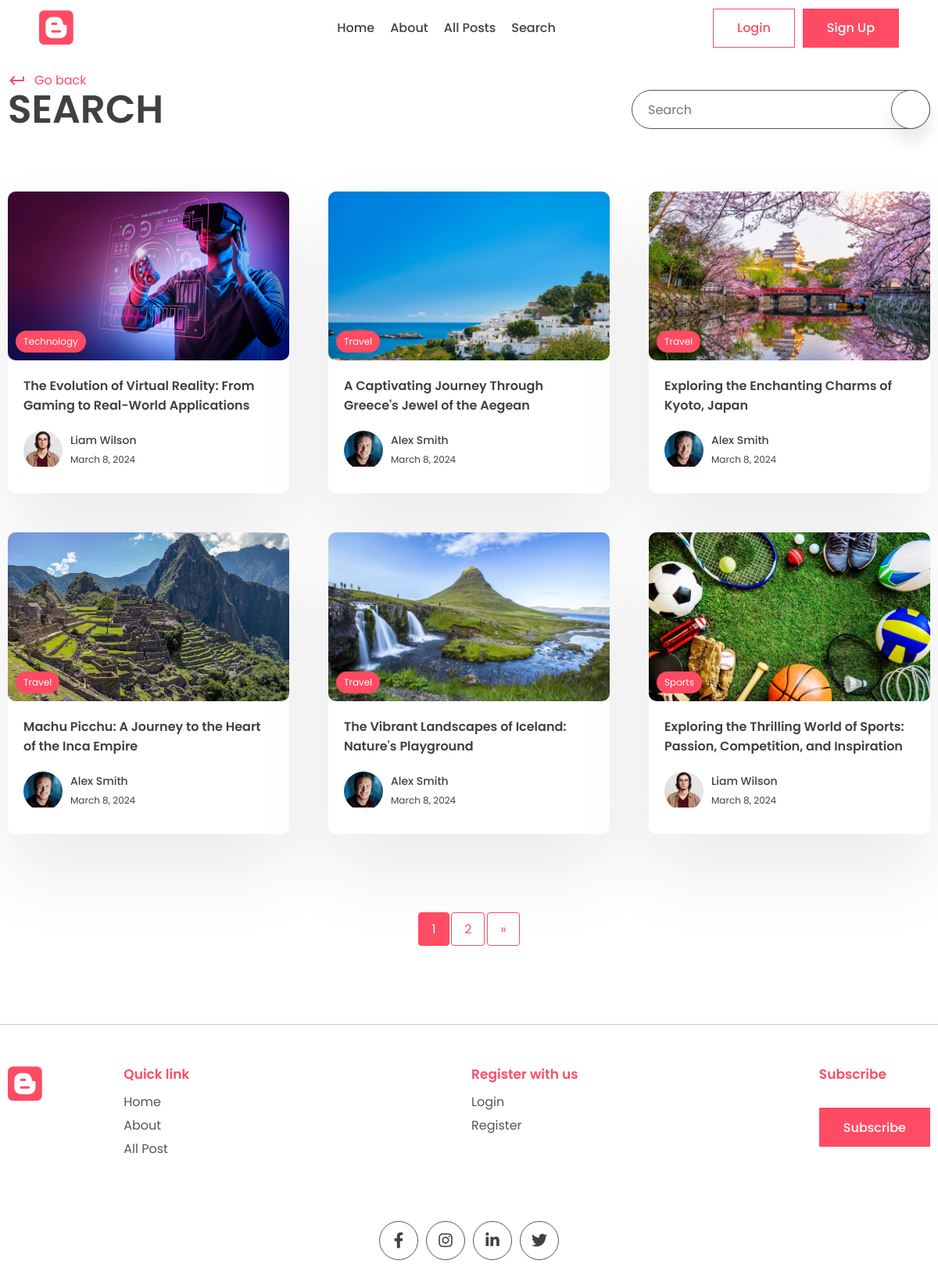
The page /search/ on the database as committed earlier.
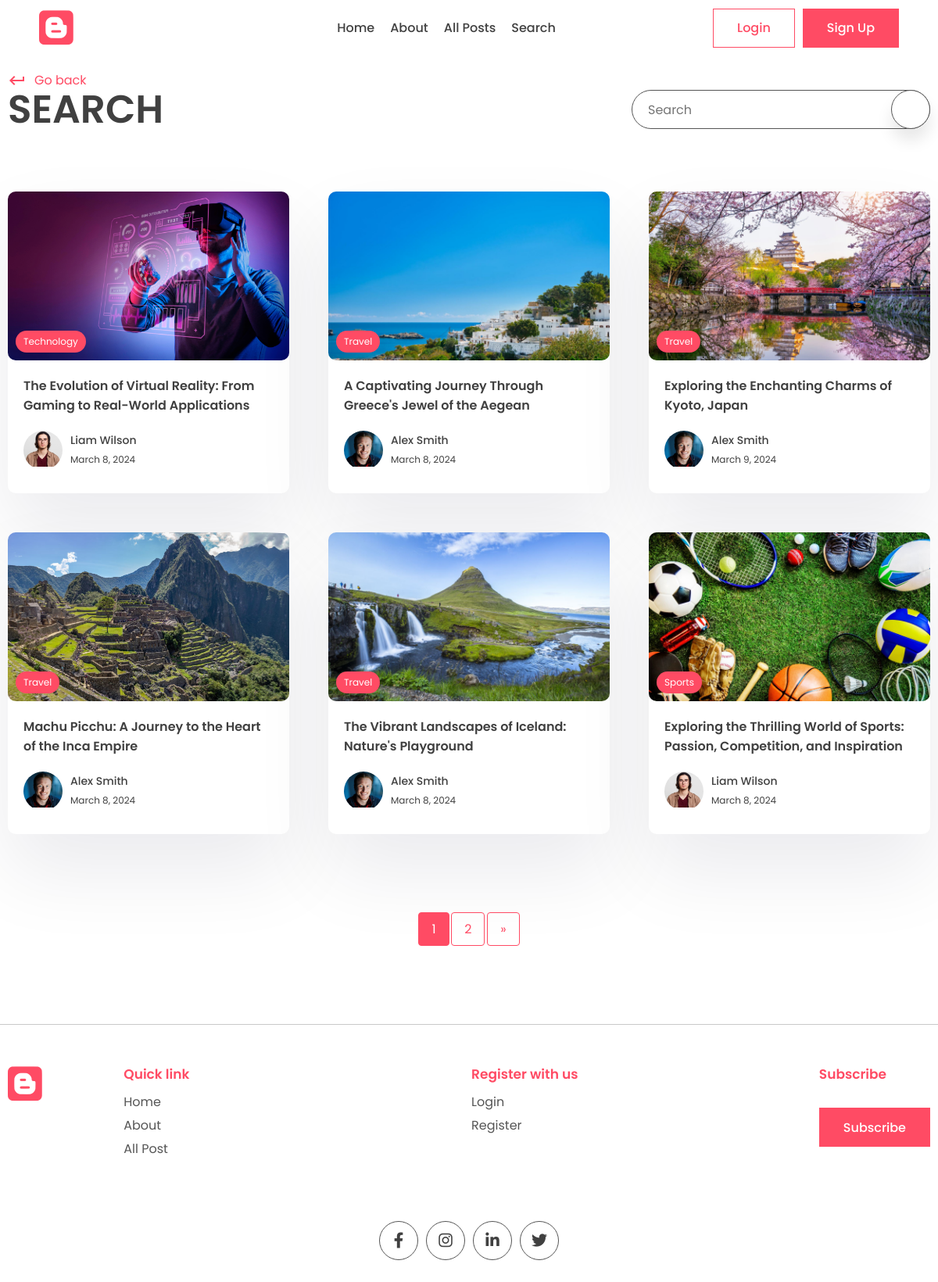
The same page on the database as committed later.
### posts/models.py (models this page shows, shortened)
class Post(models.Model):
    title = models.CharField(max_length=200)
    content = models.TextField()
    last_updated = models.DateTimeField(auto_now=True)
    slug = models.SlugField(max_length=200, unique=True)
    image = models.ImageField(null=True, blank=True, upload_to="images/")
    tags = models.ManyToManyField(Tag, blank=True, related_name='post')
    view_count = models.IntegerField(null=True, blank=True)
    is_featured = models.BooleanField(default=False)
    author = models.ForeignKey(User, on_delete=models.CASCADE, null=True, blank=True)
    bookmarks = models.ManyToManyField(User, related_name="bookmarks", default=None, blank=True)
    likes = models.ManyToManyField(User, related_name="likes", default=None, blank=True)

class Tag(models.Model):
    name = models.CharField(max_length=100)
    description = models.CharField(max_length=100)
    slug = models.SlugField(max_length=200, unique=True)

### accounts/models.py (models this page shows, shortened)
class Profile(models.Model):
    user = models.OneToOneField(User, on_delete=models.CASCADE)
    profile_image = models.ImageField(null=True, blank=True, upload_to="images/")
    slug = models.SlugField(max_length=200, unique=True)
    bio = models.CharField(null=True, blank=True, max_length=200)
    def full_name(self):
        return f'{self.user.first_name} {self.user.last_name}'

### blogapp/views.py (the view)
# urls.py: path('search/', views.search_posts, name='search'),
def search_posts(request):
    search_query = request.GET.get('q', '')
    post_list = Post.objects.filter(
            Q(title__icontains=search_query) |
            Q(content__icontains=search_query)
        )
    paginator = Paginator(post_list, 6)
    page = request.GET.get('page')
    try:
        posts = paginator.page(page)
    except PageNotAnInteger:
        posts = paginator.page(1)
    except EmptyPage:
        posts = paginator.page(paginator.num_pages)
    context = {
        'posts': posts,
        'search_query': search_query
    }
    return render(request, 'posts/search.html', context)

### posts/templates/posts/search.html (shortened to what this page needs)
{% extends "base.html" %}
{% load static %}
{% block content %}
    <main>
      <div class="container">
        <div class="page-top">
          <div class="top flex">
            <div class="page-name">
              <a href="#" class="learn" onclick="window.history.back()">
                <span class="material-icons"> keyboard_return </span> Go back
              </a>
              <h1>Search</h1>
            </div>
            <form class="search-bar s-active" method="GET">
              <input type="text" placeholder="Search" name="q" value="{{search_query}}"/>
              <button type="submit" class="animated-search">
              </button>
            </form>
          </div>
        </div>
      </div>
    </main>
    <section class="sp">
      <div class="container">
        <div class="grid">
          {% for post in posts %}
          <a href="{% url "post_page" post.slug %}">
            <div class="card">
              <div class="post-img">
                <img src="{{post.image.url}}" alt="" />
                {% if post.tags.all %}
                <div class="tag">{{ post.tags.all.0.name }}</div>
                {% endif %}
              </div>
              <div class="card-content">
                <h3>{{ post.title }}</h3>
                <div class="author">
                  <div class="profile-pic">
                    {% if post.author.profile.profile_image %}
                    <img src="{{post.author.profile.profile_image.url}}" alt="" />
                    {% else %}
                    <img src="{% static "images/blank-profile.webp" %}" alt="blank Image">
                    {% endif %}
                  </div>
                  <div class="details">
                    <p>{{ post.author.profile.full_name }}</p>
                    <small>{{ post.last_updated|date }}</small>
                  </div>
                </div>
              </div>
            </div>
          </a>
          {% endfor %}
        </div>
      </div>
    </section>
    <div class="container">
      <div class="pagination">
        <span class="current">{{ posts.number }}</span>
        {% if posts.has_next %}
          <a href="?page={{ posts.next_page_number }}">{{ posts.next_page_number }}</a>
          <a href="?page={{ posts.paginator.num_pages }}">&raquo;</a>
        {% endif %}
      </div>
    </div>
{% endblock content %}

### templates/base.html (shortened to what this page needs)
{% load static %}
<!DOCTYPE html>
<html lang="en">
  <head>
    <link rel="stylesheet" href="{% static "style.css" %}" />
    <link
      rel="stylesheet"
      href="https://unicons.iconscout.com/release/v2.1.6/css/unicons.css"
    />
    <link
      rel="stylesheet"
      href="https://cdnjs.cloudflare.com/ajax/libs/font-awesome/6.1.1/css/all.min.css"
    />
  </head>
  <body>
    <header>
      <div class="container container-fluid">
        <a href="{% url "index" %}" class="logo">
          <i class="fa-brands fa-blogger"></i>
        </a>
        <div class="links" style="margin-left: 80px;">
          <a href="{% url "index" %}">Home</a>
          <a href="{% url "about" %}">About</a>
          <a href="{% url "all_posts" %}">All Posts</a>
          <a href="{% url "search" %}">Search</a>
        </div>
        <div class="action-btn">
          {% if user.is_authenticated %}
          <form action="{% url 'logout' %}" method="post">
            {% csrf_token %}
            <button class="btn btn-secondary">Logout</button>
          </form>
          <a href={% url "profile" request.user.profile.slug %}>
            <button class="btn btn-primary">Profile</button>
          </a>
          {% else %}
          <a href="{% url "login" %}">
            <button class="btn btn-secondary">Login</button>
          </a>
          <a href={% url "register" %}>
            <button class="btn btn-primary">Sign Up</button>
          {% endif %}
        </div>
      </div>
    </header>
    {% block content %}
    {% endblock content %}
    <footer>
      <div class="container">
        <div class="grid-4">
          <div class="logo f-logo">
            <i class="fa-brands fa-blogger"></i>
          </div>
          <div class="link">
            <h2>Quick link</h2>
            <div class="q-link">
              <a href="{% url "index" %}">Home</a>
              <a href="{% url "about" %}">About</a>
              <a href="{% url "all_posts" %}">All Post</a>
            </div>
          </div>
          <div class="link">
            {% if user.is_authenticated %}
            <h2>Your Favourites</h2>
            <div class="q-link">
              <a href="{% url "all_bookmarked_posts" %}">Bookmarks</a>
              <a href="{% url "all_liked_posts" %}">Likes</a>
            </div>
            {% else %}
            <h2>Register with us</h2>
            <div class="q-link">
              <a href="{% url "login" %}">Login</a>
              <a href="{% url "register" %}">Register</a>
            </div>
            {% endif %}
          </div>
          <div class="news-signup">
            <h2>Subscribe</h2>
            <div class="newsletter">
              <form method="POST">
                  <button class="btn btn-primary">Subscribe</button>
              </form>
          </div>
          </div>
        </div>
        <div class="share">
          <div class="social">
            <a href="https://www.facebook.com/">
              <i class="fa-brands fa-facebook-f"></i>
            </a>
            <a href="https://www.instagram.com/">
              <i class="fa-brands fa-instagram"></i>
            </a>
            <a href="https://www.linkedin.com/">
              <i class="fa-brands fa-linkedin-in"></i>
            </a>
            <a href="https://twitter.com/">
              <i class="fa-brands fa-twitter"></i>
            </a>
          </div>
        </div>
      </div>
    </footer>
  </body>
</html>

Rows that differ between the two databases and show on the page:
changed Post "Exploring the Enchanting Charms of Kyoto, Japan": last_updated "March 8, 2024" → "March 9, 2024"
